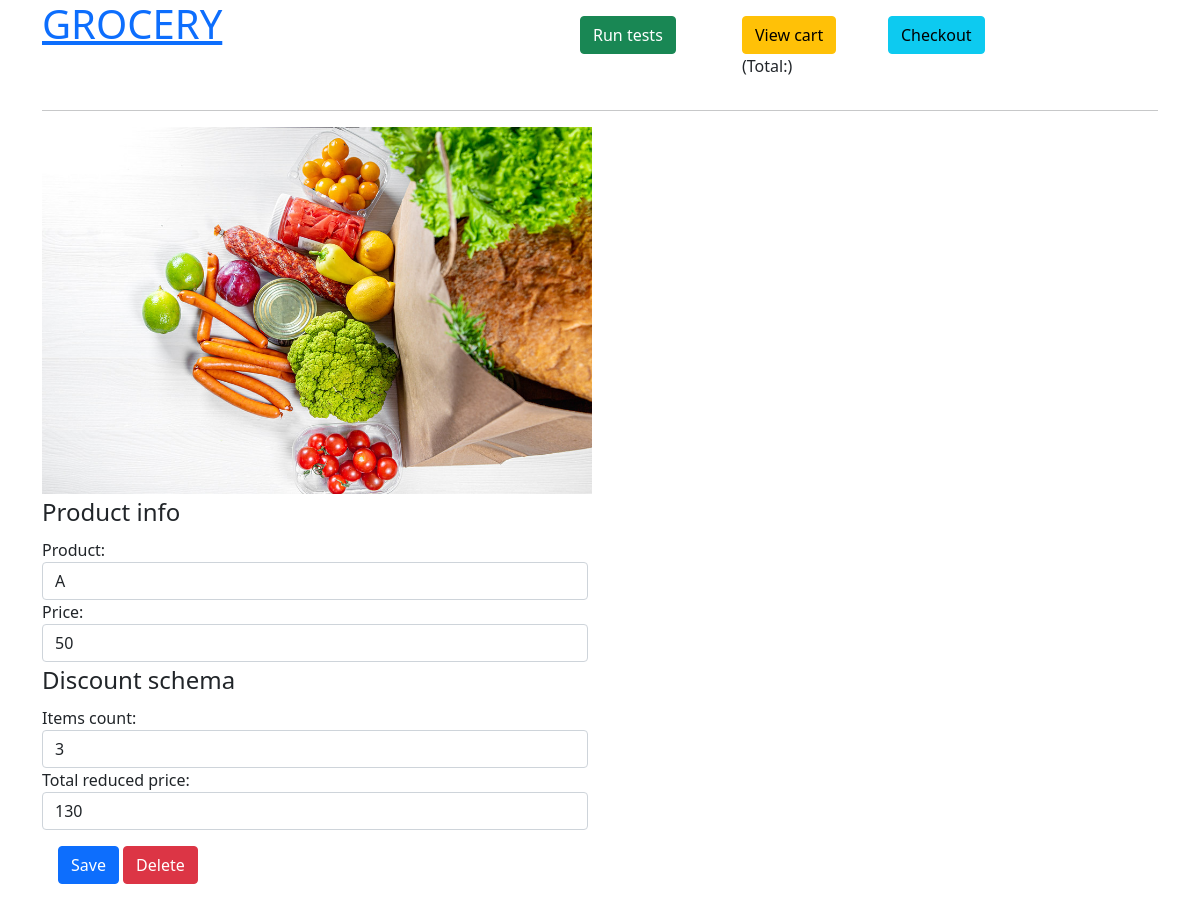
/product/add_edit?id=1, run on the app's committed database.
### tables this page shows
CREATE TABLE `product_discounts` (
  `id` int unsigned NOT NULL AUTO_INCREMENT,
  `product_id` int unsigned NOT NULL,
  `items_count` smallint unsigned NOT NULL,
  `reduced_price` float NOT NULL,
  PRIMARY KEY (`id`),
  UNIQUE KEY `product_id_UNIQUE` (`product_id`),
  KEY `FK_ProductID` (`product_id`)
);

CREATE TABLE `product` (
  `id` int unsigned NOT NULL AUTO_INCREMENT,
  `name` varchar(255) NOT NULL,
  `price` float NOT NULL,
  PRIMARY KEY (`id`)
);

### public/index.php (called while the page is built, shortened)
<?php
$app = new Application();
$app->run();
exit;

### application/Models/DBManager.php (called while the page is built, shortened)
<?php
class DBManager
{
    private $config;
    private $pdo;
    public function __construct($conf)
    {
        $this->config = $conf;
    }
    public function connectPDO()
    {
        try {
            $this->pdo = new \PDO($this->config['db_pdo'], $this->config['db_username'], $this->config['db_password']);
        } catch (\PDOException $e) {
            throw new \PDOException($e->getMessage(), (int) $e->getCode());
        }
    }
    public function exec($sql, $params = [])
    {
        $stmt = $this->pdo->prepare($sql);
        $res = $stmt->execute($params);
        return $stmt;
    }
    public function query($sql, $params = [])
    {
        $stmt = $this->exec($sql, $params);
        return $stmt->fetchAll();
    }
}

### application/Controllers/BaseController.php (called while the page is built, shortened)
<?php
abstract class BaseController
{
    public $db;
    public $view = null;
    public $models = [];
    public function __construct()
    {
        $this->db = new \App\Models\DBManager([
            'db_username' => $GLOBALS['config']['db_username'],
            'db_password' => $GLOBALS['config']['db_password'],
            'db_pdo' => $GLOBALS['config']['db_pdo'],
        ]);
        $this->view = new \stdClass();
        $this->view->pageTitle = '';
        $this->view->faviconPath = '';
    }
    public function loadModel($modelName)
    {
        $this->models[$modelName] = new $model($this->db);
        return $this->models[$modelName];
    }
    public function getViewData()
    {
        if (isset($this->view)) {
            return $this->view;
        }
        return null;
    }
}

### application/Models/ProductModel.php (called while the page is built, shortened)
<?php
class ProductModel
{
    protected $tableName = 'product';
    protected $db;
    public function __construct($db)
    {
        $this->db = $db;
    }
    public function getProduct($id)
    {
        $sql = "SELECT p.*, ps.items_count, ps.reduced_price FROM {$this->tableName} p"
                . " LEFT JOIN product_discounts ps on ps.product_id = p.id WHERE p.id=?";
        $item = $this->db->query($sql, [$id]);
        return (isset($item[0])) ? $item[0] : [];
    }
}

### application/Controllers/ProductController.php (called while the page is built, shortened)
<?php
class ProductController extends BaseController
{
    private $productModel;
    public function __construct()
    {
        $this->productModel = $this->loadModel('Product');
    }
    public function add_editAction()
    {
        if (isset($_GET['id'])) {
            $this->view->product = $this->productModel->getProduct((int) $_GET['id']);
        }
    }
}

### application/view/product/add_edit.phtml (the view)
<div class="products row col-lg-12">
    <?php $product = $this->view->product; ?>
    <div class="form-group col-lg-12">
        <img src="/img/default.jpg" width="550px"/>
    </div>
    <form class="form-horizontal" method="POST" onsubmit="return validateForm()" >
        <fieldset>
            <legend class="form-group col-lg-12">
                Product info
            </legend>
            <div class="form-group col-lg-12">
                <label for="title" class="col-lg-6 control-label ">Product:</label>
                <div class="col-lg-6 ">
                    <input class="form-control "  name="data[name]" id="title" value="<?= $product['name'] ?>"/>
                </div>
            </div>
            <div class="form-group col-lg-12">
                <label for="title" class="col-lg-6 control-label ">Price:</label>
                <div class="col-lg-6 ">
                    <input class="form-control "  name="data[price]" id="price" value="<?= $product['price'] ?>"/>
                </div>
            </div>
        </fieldset>
        <fieldset>
            <legend class="form-group col-lg-12">
                Discount schema
            </legend>
            <div class="form-group col-lg-12">
                <label for="title" class="col-lg-6 control-label ">Items count:</label>
                <div class="col-lg-6 ">
                    <input class="form-control "  name="data[items_count]" id="items_count" value="<?= $product['items_count'] ?>"/>
                </div>
            </div>
            <div class="form-group col-lg-12">
                <label for="title" class="col-lg-6 control-label ">Total reduced price:</label>
                <div class="col-lg-6 ">
                    <input class="form-control "  name="data[reduced_price]" id="reduced_price" value="<?= $product['reduced_price'] ?>"/>
                </div>
            </div>
            <div class="form-group col-lg-12 p-3">
                <button type="submit" class="btn btn-primary">Save</button>
                <?php if (!empty($product['id'])): ?>
                    <a href="/product/delete?id=<?= $product['id'] ?>"><button type="button" class="btn btn-danger">Delete</button></a>
                <?php endif; ?>
            </div>
        </fieldset>
    </form>
</div>

### data on the page
product_discounts: product.name "A", product.price "50", items_count "3", reduced_price "130"
